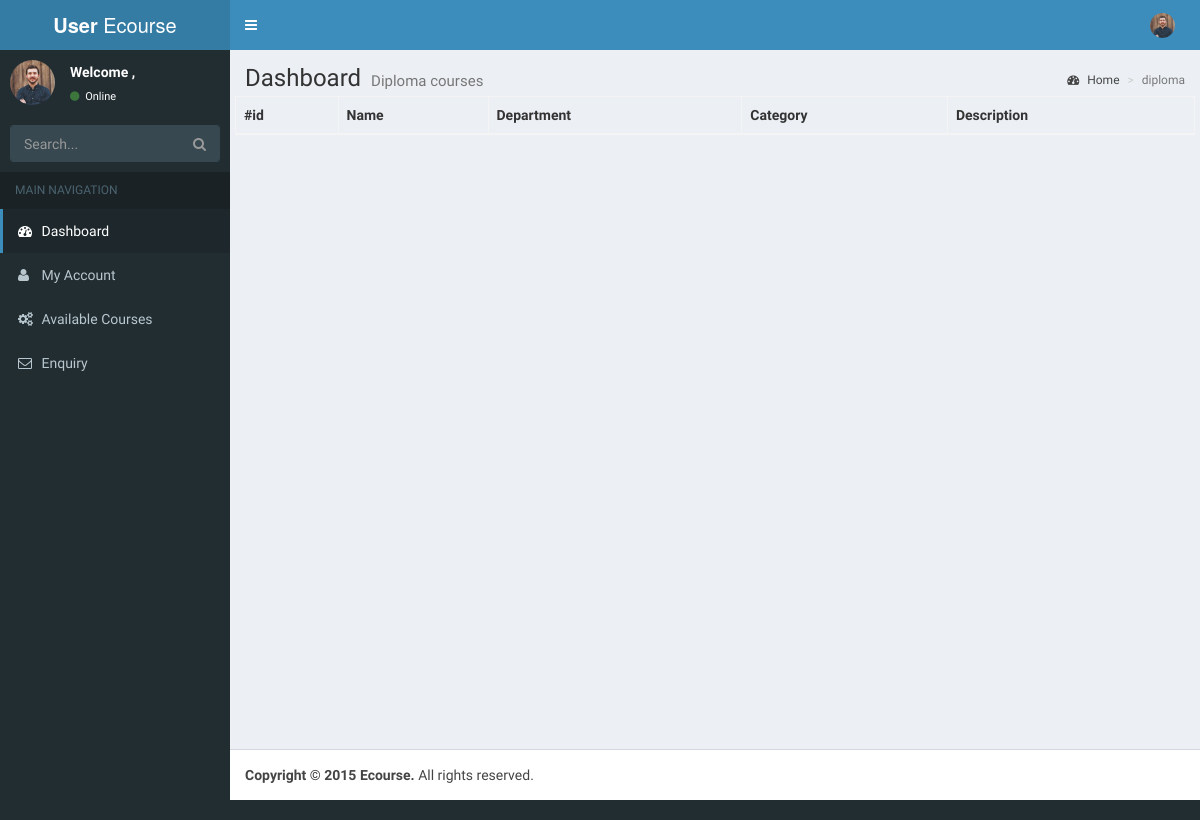
The app's page /diploma.php, older data.
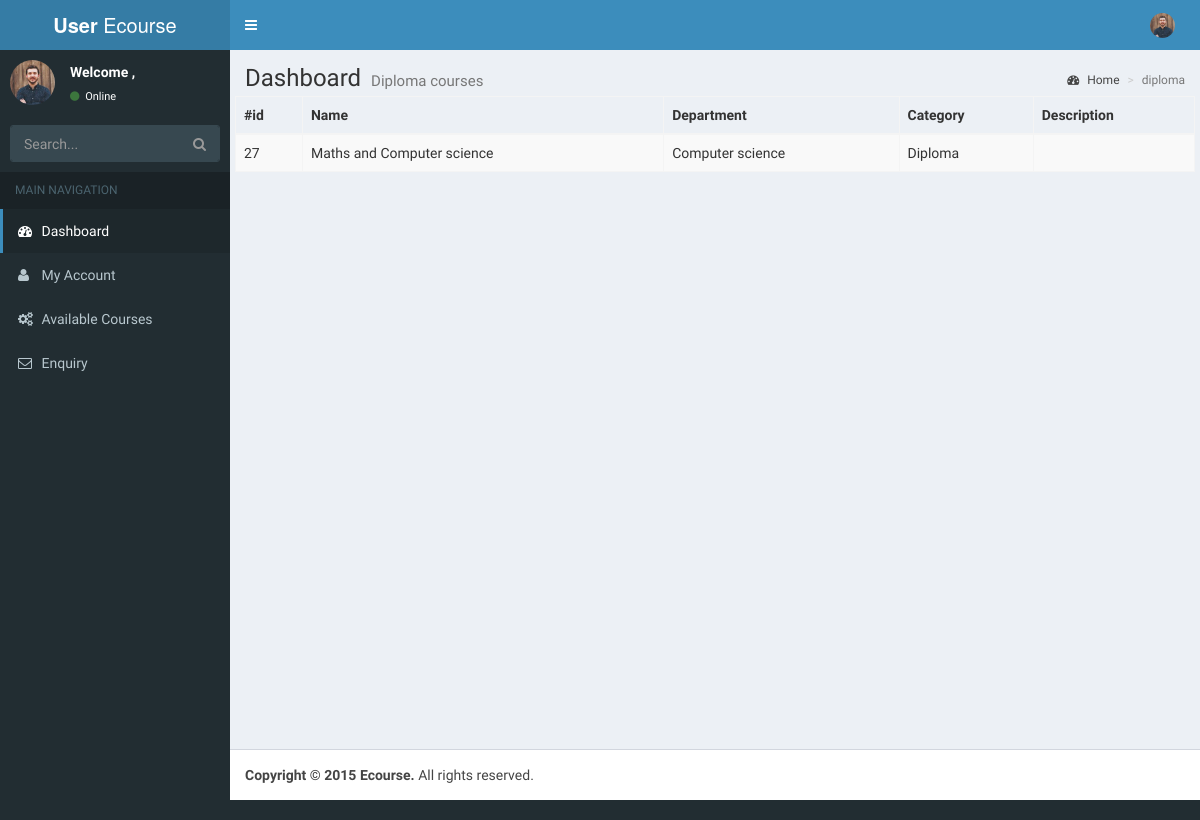
The same page, newer data.
### tables this page shows
CREATE TABLE IF NOT EXISTS `courses` (
  `id` int(10) NOT NULL AUTO_INCREMENT,
  `name` varchar(100) NOT NULL,
  `department` varchar(100) NOT NULL,
  `category` varchar(100) NOT NULL,
  PRIMARY KEY (`id`)
);

### diploma.php (the view)
<?php
  require('layout/sidebar.php')
?>
  <div class="content-wrapper">
    <section class="content-header">
      <h1>
        Dashboard
        <small>Diploma courses</small>
      </h1>
      <ol class="breadcrumb">
        <li><a href="#"><i class="fa fa-dashboard"></i> Home</a></li>
        <li class="active">diploma</li>
      </ol>
    </section>
     <?php
        $result = mysql_query("SELECT * FROM courses WHERE category = 'diploma'");
        ?>
       <div class="course_table">
              <table id="example" class="table table-striped table-bordered display">
                  <thead class="table_header">
                    <tr>
                      <th>#id</th>
                      <th>Name</th>
                      <th>Department</th>
                      <th>Category</th>
                      <th>Description </th>
                    </tr>
                  </thead>
                  <tbody>
                    <?php
                      while( $row = mysql_fetch_assoc( $result ) ){
                        echo
                        "<tr>
                          <td>{$row['id']}</td>
                          <td>{$row['name']}</td>
                          <td>{$row['department']}</td>
                          <td>{$row['category']}</td>
                          <td>{$row['description']}</td>
                        </tr>";
                      }
                    ?>
                  </tbody>
              </table>
           </div>
  </div>
<?php
  require('layout/members_pagefooter.php')
?>

Row changes from the older to the newer data that the page shows:
now on this page (row edited): courses: id "27", name "Maths and Computer science", department "Computer science", category "Diploma"
